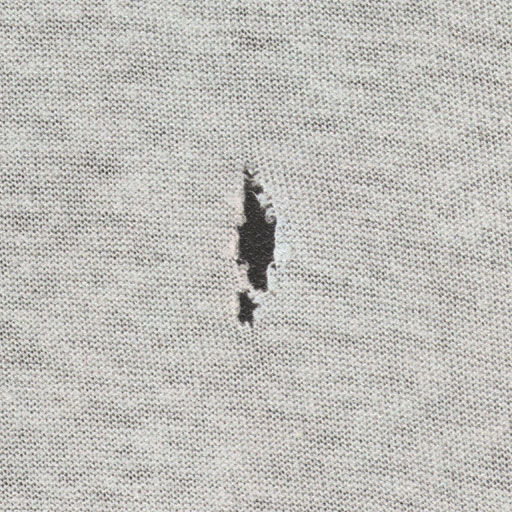
#> input picture Fabric22.jpg, 512 x 512 px
$ jupyter execute main.ipynb   (shell and % lines are left out)
#> lines starting #> are read from the running program, lines starting #| are printed output that depends on the picture; after the words box and inside, x2 and y2 are one past the last pixel; in counts of white or black regions, pixels touching at a corner belong together
#> further down, input_image is the input picture: shape (512, 512, 3); mean B, G, R 185.9, 190.1, 191
[cell 1]
import numpy as np
import cv2
import matplotlib.pyplot as plt

def defect_detect(image):
    img =image.copy()
    hsv = cv2.cvtColor(img,cv2.COLOR_BGR2HSV)
#> hsv: shape (512, 512, 3); mean H, S, V 41.4, 9.2, 192.1
    print(hsv.shape)
#| (512, 512, 3)
    h = hsv[:,:,0]
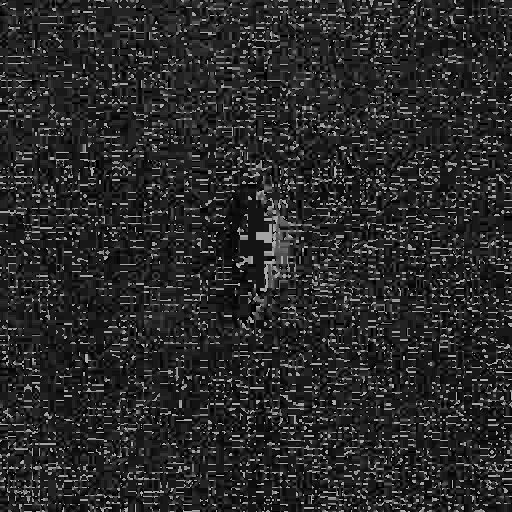
#> h: shape (512, 512); min 0, max 179, mean 41.4
    s=hsv[:,:,1]
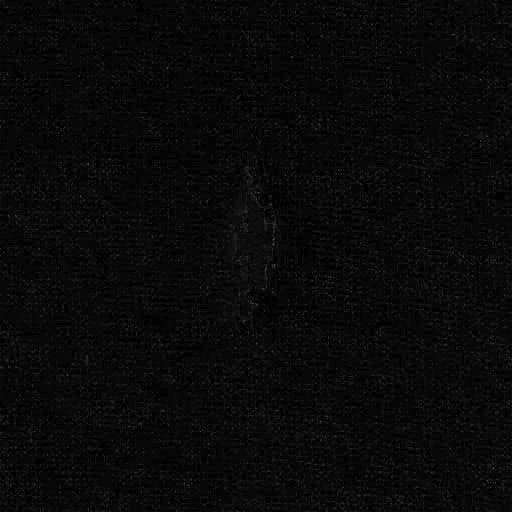
#> s: shape (512, 512); min 0, max 69, mean 9.2
    v=hsv[:,:,2]
    blr= cv2.blur(v, (15,15))
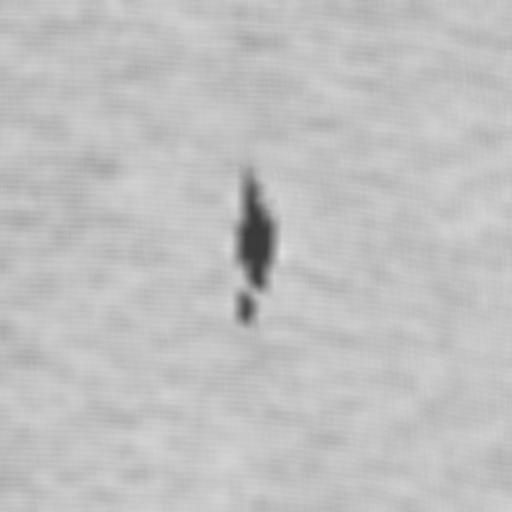
#> blr: shape (512, 512); min 57, max 223, mean 192.1
    dst = cv2.fastNlMeansDenoising(blr,None, 300,7,1)
    _,binary = cv2.threshold(dst, 127, 255,cv2.THRESH_BINARY+cv2.THRESH_OTSU)
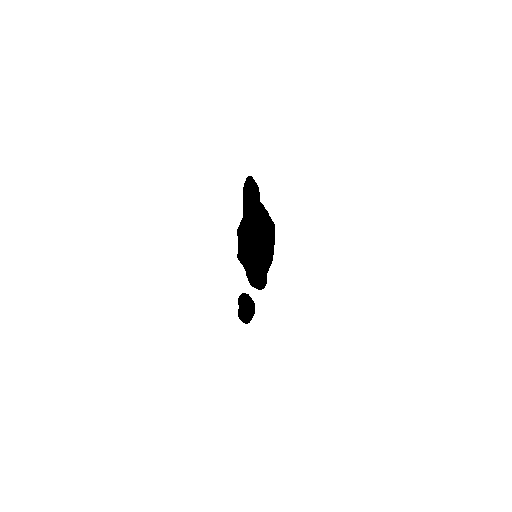
#> binary: shape (512, 512); 98.7% white; 2 black regions, box (x1, y1, x2, y2) and area: (237, 176, 275, 290) 2877, (238, 293, 255, 324) 416
    kernel =np.ones((4,4), np.uint8)
    erosion = cv2.erode(binary, kernel, iterations = 1)
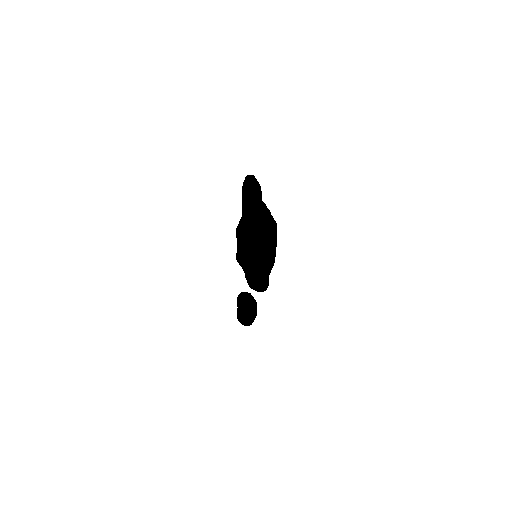
#> erosion: shape (512, 512); 98.5% white; 2 black regions, box (x1, y1, x2, y2) and area: (236, 175, 277, 292) 3345, (237, 292, 257, 326) 572
    dilation =cv2.dilate(binary,kernel, iterations = 1)
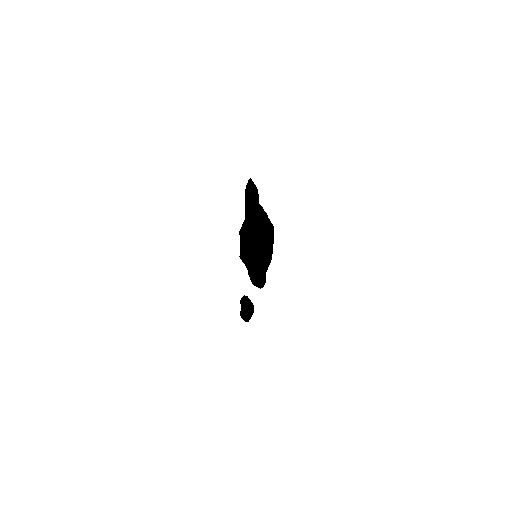
#> dilation: shape (512, 512); 99% white; 2 black regions
    print((dilation==0).sum())
#| 2705
    if (dilation==0).sum() >1:
        print("defective fabric")

        contours,_= cv2.findContours(erosion, cv2.RETR_TREE, cv2.CHAIN_APPROX_SIMPLE)
#> contours = 3 contours; box (x1, y1, x2, y2) and area: (0, 0, 512, 512) 261121, (235, 174, 278, 293) 3470, (236, 291, 258, 327) 614

        for i in contours:
            print(cv2.contourArea(i))
            if cv2.contourArea(i) < 261122.0 and cv2.contourArea(i) > 200:
                cv2.drawContours(img, i, -1, (0,255,0), 3)
#> this loop made 3 passes
#> i on pass 1: [[0, 0], [0, 511], [511, 511], [511, 0]]
#| 261121.0
#| 613.5
#| 3470.0
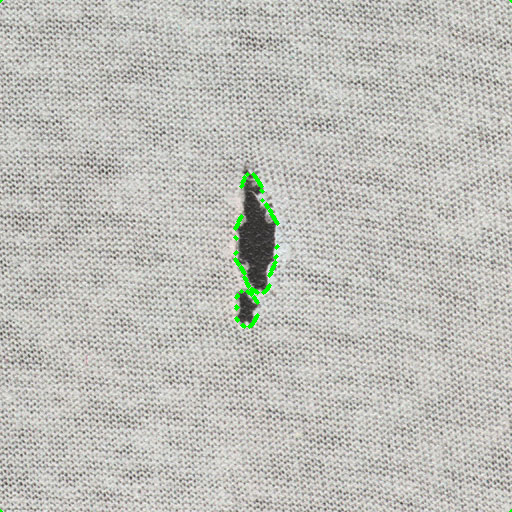
#> img: shape (512, 512, 3); 0.38% of pixels changed, all inside (x1, y1, x2, y2) = (0, 0, 512, 512)
    else:

        print("Good fabric")
    return image,hsv,v,blr,dst,binary, dilation, img

image_path="Fabric22.jpg"
input_image=cv2.imread(image_path)
image, hsv,v,blr,dst, binary,dilation, img =defect_detect(input_image)

[cell 2]
fig, ax = plt.subplots (1,2,figsize=(15,10))
ax[0].imshow(cv2.cvtColor (np.uint8(image), cv2.COLOR_BGR2RGB))
ax[0].set_title('original')
'''ax[0,1].imshow (cv2.cvtColor (hsv, cv2.COLOR_BGR2RGB))
ax[0,2].imshow (cv2.cvtColor(v, cv2.COLOR_BGR2RGB))
ax[0,2].set_title('value')
ax[0,3].imshow(cv2.cvtColor(blr, cv2.COLOR_BGR2RGB))
ax[0,3].set_title('Blur')
ax[1,0].imshow (cv2.cvtColor (dst, cv2.COLOR_BGR2RGB))
ax[1,0].set_title('Filter')
ax[1,1].imshow (binary, cmap='gray')
ax[1,1].set_title('Binary')
ax[1,2].imshow(dilation, cmap='gray')
ax[0,1].set_title('HSV')
ax[1,2].set_title('Dilation')'''
ax[1].imshow(cv2.cvtColor (np.uint8(img), cv2.COLOR_BGR2RGB))
ax[1].set_title('output')
fig.tight_layout()
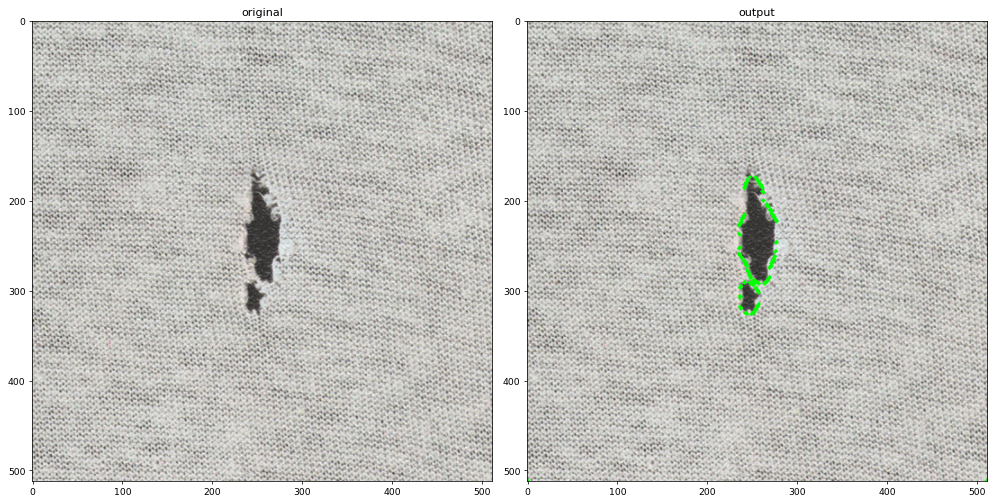
#> figure drawn by matplotlib, 2 panels
